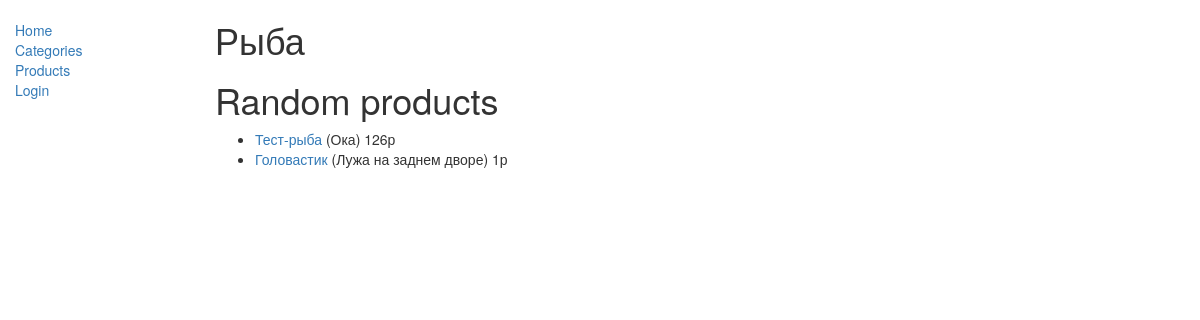
The app's page /catalog/, older data.
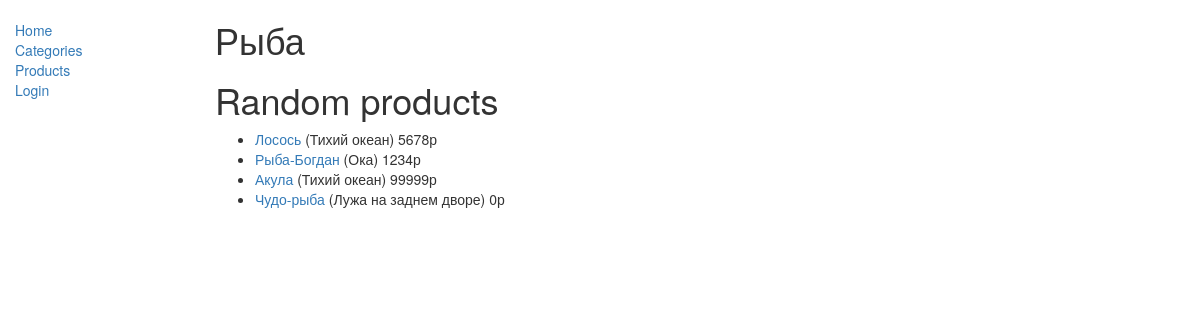
The same page, newer data.
### catalog/models.py (models this page shows, shortened)
class Product(models.Model):
    name = models.CharField(max_length = 250, help_text = "Введите название товара")
    category = models.ForeignKey(Category, on_delete = models.SET_NULL, null = True)
    location = models.ForeignKey(Location,on_delete = models.SET_NULL, null = True)
    price = models.IntegerField(null=True, help_text = "Введите стоимость рыбы")
    active = models.BooleanField(default = 0)
    image = models.ImageField(null = True, upload_to = 'images/', blank = True)
    slug = models.SlugField (null=False, unique=True)
    class Meta:
        ordering = ["-price"]

class Location(models.Model):
    name = models.CharField(max_length = 250, help_text = 'Введите место вылова рыбы')
    def __str__(self):
        return self.name

### catalog/views.py (the view)
# urls.py: path('', views.index, name='index'),
def index(request):
    random_product = Product.objects.order_by('?')[:10]
    return render(request,'index.html',{'random_product': random_product})

### catalog/templates/index.html
{% extends "base_generic.html" %}
{% block content %}
<h1>Рыба</h1>
<h1>Random products</h1>
    {% if random_product %}
    <ul>
      {% for product in random_product %}
      <li>
        <a href="{{ Product.get_absolute_url }}">{{ product.name }}</a> ({{product.location}}) {{product.price}}р
      </li>
      {% endfor %}
    </ul>
    {% else %}
      <p>There are no fish in the store.</p>
      {% endif %}
{% endblock %}

### catalog/templates/base_generic.html (shortened to what this page needs)
<!DOCTYPE html>
<html lang="en">
<head>
  <link rel="stylesheet" href="https://maxcdn.bootstrapcdn.com/bootstrap/3.3.7/css/bootstrap.min.css">
  {% load static %}
  <link rel="stylesheet" href="{% static 'css/styles.css' %}">
</head>
<body>
  <div class="container-fluid">
    <div class="row">
      <div class="col-sm-2">
      {% block sidebar %}
      <ul class="sidebar-nav">
          <li><a href="{% url 'index' %}">Home</a></li>
          <li><a href="{% url 'categories' %}">Categories</a></li>
          <li><a href="{% url 'products' %}">Products</a></li>
          {% if user.is_authenticated %}
          <li>User: {{ user.get_username }}</li>
          <li><a href="{% url 'logout'%}?next={{request.path}}">Logout</a></li>
        {% else %}
          <li><a href="{% url 'login'%}?next={{request.path}}">Login</a></li>
        {% endif %}
      </ul>
     {% endblock %}
      </div>
      <div class="col-sm-10 ">
      {% block content %}{% endblock %}
      </div>
    </div>
  </div>
</body>
</html>

### catalog/static/css/styles.css (style rules this page uses)
.sidebar-nav { margin-top: 20px; padding: 0; list-style: none; }

Row changes from the older to the newer data that the page shows:
removed Product: name "Тест-рыба", location "Ока", price "126"
removed Product: name "Головастик", location "Лужа на заднем дворе", price "1"
added Product: name "Лосось", location "Тихий океан", price "5678"
added Product: name "Рыба-Богдан", location "Ока", price "1234"
added Product: name "Акула", location "Тихий океан", price "99999"
added Product: name "Чудо-рыба", location "Лужа на заднем дворе", price "0"
